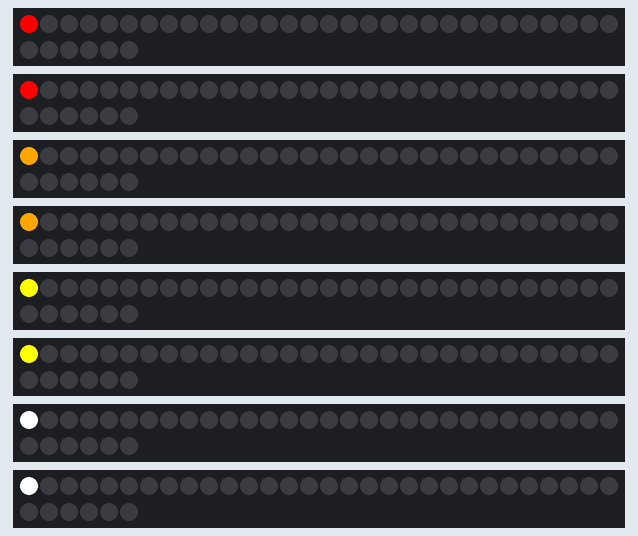
Bench run of a sketch on a simulated Arduino Uno, built with avr-gcc and run on an emulated ATmega328P. On the bench: 8 × 36 RGB LEDs in strip order, left to right, continuing on the next row.

Above: at 0.07 s.
At 4.95 s:
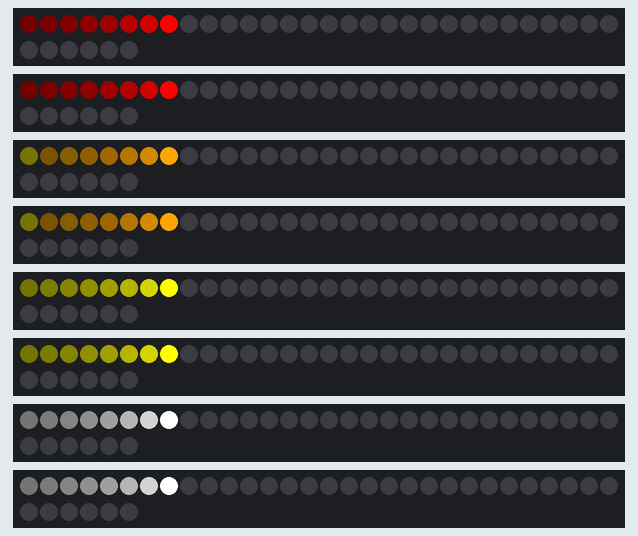
At 9.95 s:
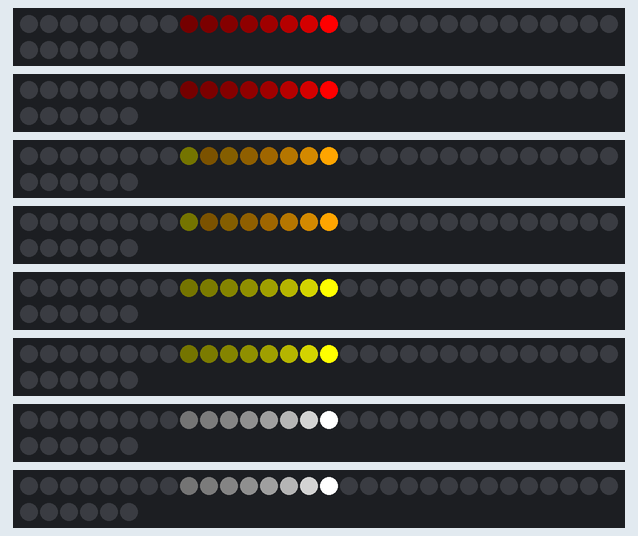
At 19.95 s:
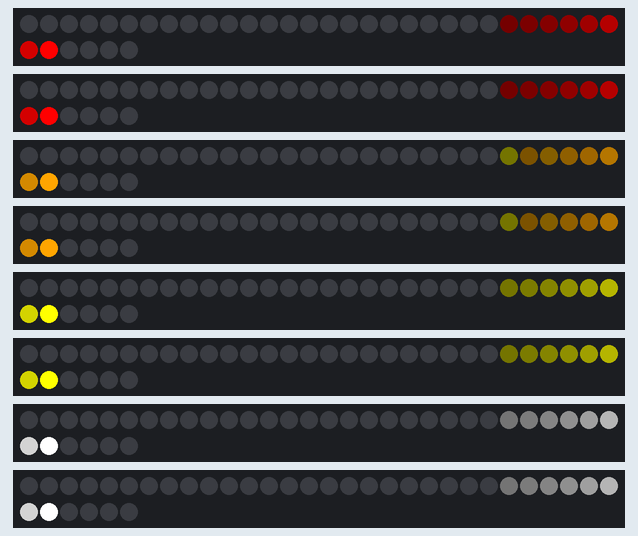
At 29.84 s:
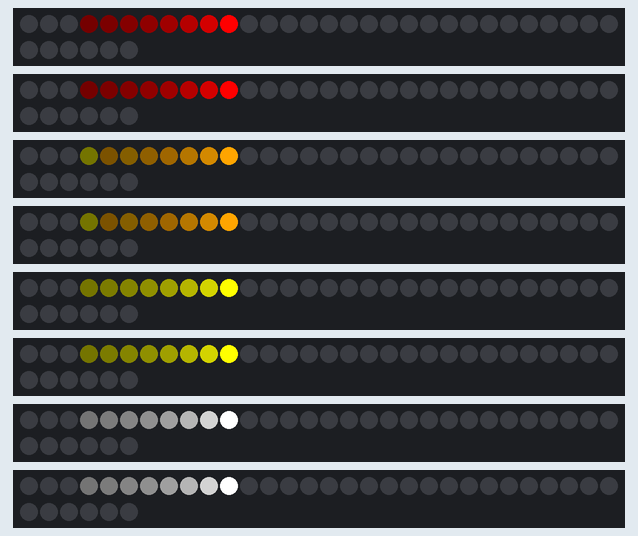
At 39.83 s:
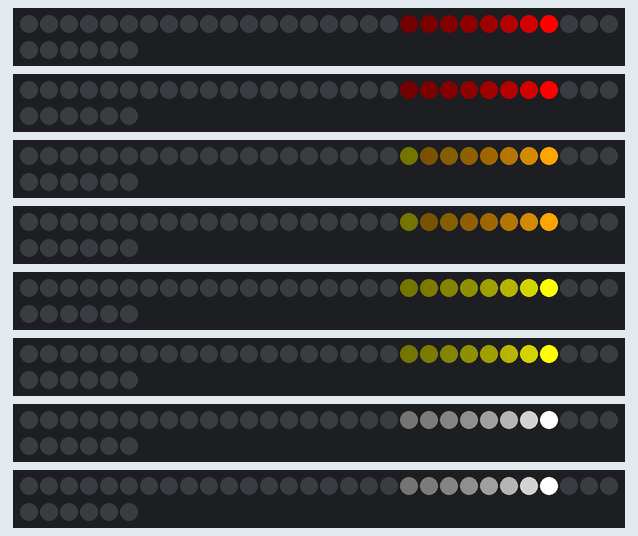

The sketch:

fillColor.ino
```cpp
// MultipleStripsInOneArray - see https://github.com/FastLED/FastLED/wiki/Multiple-Controller-Examples for more info on
// using multiple controllers.  In this example, we're going to set up four NEOPIXEL strips on three
// different pins, each strip will be referring to a different part of the single led array

#include "FastLED.h"

#define NUM_STRIPS 8
#define NUM_LEDS_PER_STRIP 36
#define NUM_LEDS (NUM_LEDS_PER_STRIP * NUM_STRIPS)

CRGB leds[NUM_LEDS];

// For mirroring strips, all the "special" stuff happens just in setup.  We
// just addLeds multiple times, once for each strip
void setup() {
  FastLED.addLeds<NEOPIXEL, 13>(leds, 0 * NUM_LEDS_PER_STRIP, NUM_LEDS_PER_STRIP);
  FastLED.addLeds<NEOPIXEL, 12>(leds, 1 * NUM_LEDS_PER_STRIP, NUM_LEDS_PER_STRIP);
  FastLED.addLeds<NEOPIXEL, 11>(leds, 2 * NUM_LEDS_PER_STRIP, NUM_LEDS_PER_STRIP);
  FastLED.addLeds<NEOPIXEL, 10>(leds, 3 * NUM_LEDS_PER_STRIP, NUM_LEDS_PER_STRIP);
  FastLED.addLeds<NEOPIXEL,  9>(leds, 4 * NUM_LEDS_PER_STRIP, NUM_LEDS_PER_STRIP);
  FastLED.addLeds<NEOPIXEL,  8>(leds, 5 * NUM_LEDS_PER_STRIP, NUM_LEDS_PER_STRIP);
  FastLED.addLeds<NEOPIXEL,  7>(leds, 6 * NUM_LEDS_PER_STRIP, NUM_LEDS_PER_STRIP);
  FastLED.addLeds<NEOPIXEL,  6>(leds, 7 * NUM_LEDS_PER_STRIP, NUM_LEDS_PER_STRIP);
}

CRGB colors[NUM_STRIPS] = {
  CRGB::Red, CRGB::Red,
  CRGB::Orange, CRGB::Orange,
  CRGB::Yellow, CRGB::Yellow,
  CRGB::White, CRGB::White
};

void loop() {
  for(int i = 0; i < NUM_LEDS_PER_STRIP; i++) {
    fadeToBlackBy(leds, NUM_LEDS, 128);
    for (int j = 0; j < NUM_STRIPS; ++j) {
      leds[j*NUM_LEDS_PER_STRIP+i] = colors[j];
    }
    FastLED.show();

    delay(100);
  }
}
```
